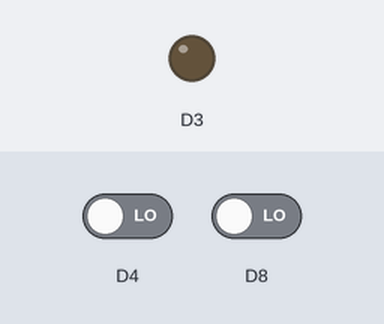
A sketch run on a simulated ESP8266 (NodeMCU). On the bench: output pins drawn as LEDs (lit = HIGH). Inputs (shaded band) come from the test bench; at power-on: D4 LOW, D8 LOW.

Above: at 1.2 s.
1.3 s: D4 driven HIGH and D8 driven HIGH
At 2.5 s:
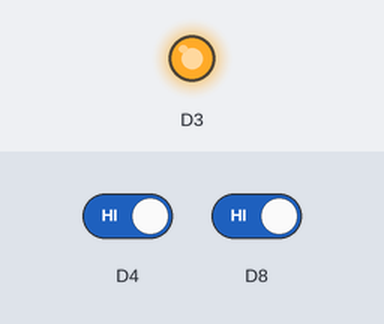
2.8 s: D4 driven LOW
At 3.9 s:
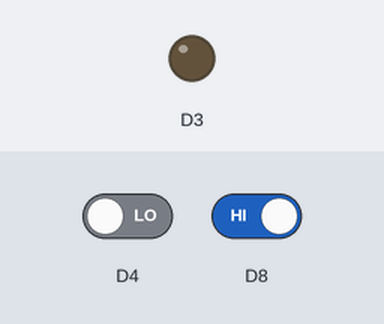
4.3 s: D4 driven HIGH
At 5.0 s:
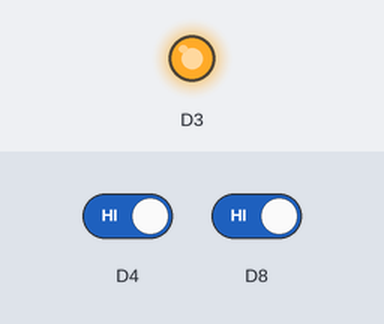
Timing chart, 0 to 7.3 s (numbered marks = the images above; inputs shaded):
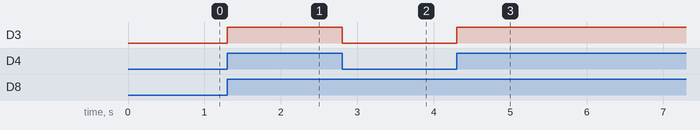

The sketch:

Motor_Code.ino
```cpp
void setup()
{
  Serial.begin(9600);
  pinMode(D8, INPUT );
   pinMode(D4, INPUT);
   pinMode(D3 , OUTPUT);

}
void loop()
{
if (digitalRead(D8) == HIGH && digitalRead(D4) == HIGH) {
  digitalWrite(D3, HIGH);
} else if (digitalRead(D8) == LOW && digitalRead(D4) == LOW) {
   digitalWrite(D3, LOW);
}
else{digitalWrite(D3, LOW);}
}
```

Measured:
- after the input at 1.3 s, D3: LOW → HIGH at once
- after the input at 2.8 s, D3: HIGH → LOW at once
- after the input at 4.3 s, D3: LOW → HIGH at once
